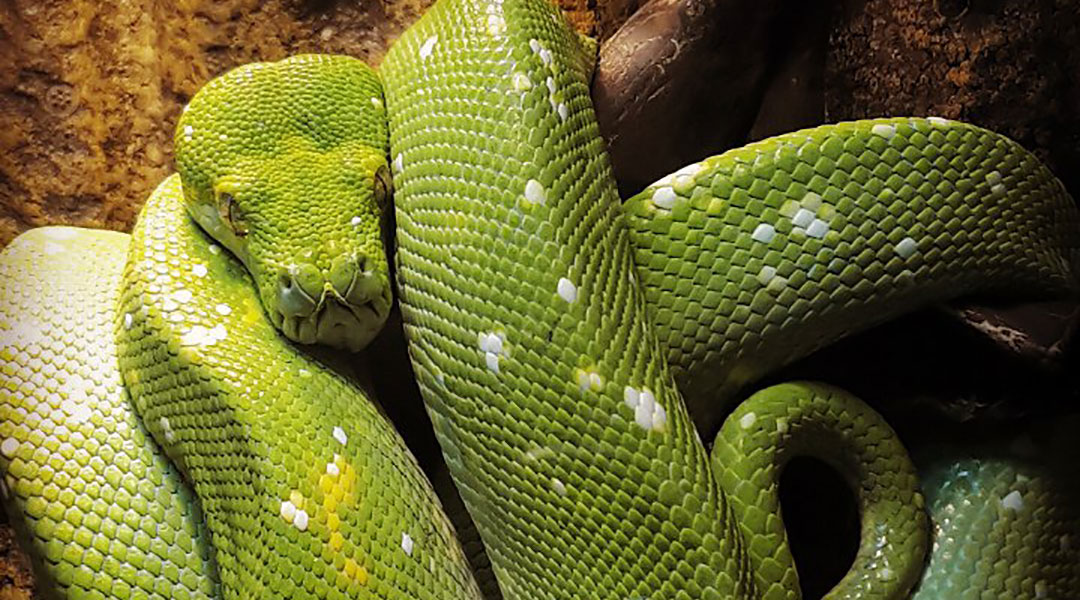
#> input picture Lin_Alg_Task_5/python.jpg, 1080 x 600 px
$ jupyter execute LA_Task_5.ipynb
#> lines starting #> are read from the running program, lines starting #| are printed output that depends on the picture
# Линейная Алгебра

# Сингулярное разложение матриц

[cell 1]
import numpy as np
from numpy.linalg import norm
from numpy.linalg import svd
np.set_printoptions(precision=2, suppress=True)

1. Найти с помощью NumPy SVD для матрицы

$$\begin{pmatrix}
1 & 2 & 0\\
0 & 0 & 5\\
3 & -4 & 2\\
1 & 6 & 5\\
0 & 1 & 0
\end{pmatrix}.$$

2. Для матрицы из предыдущего задания найти:

    а) евклидову норму;

    б) норму Фробениуса.

[cell 2]
A = np.array([
    [1,2,0],
    [0,0,5],
    [3,-4,2],
    [1,6,5],
    [0,1,0]
])

[cell 3]
U, s, W = np.linalg.svd(A)

V = W.T
print(f'U:\n{U}\n')
print(f's:\n{s}\n')
print(f'Матрица V^T:\n{W}\n')
print(f'Матрица V:\n{V}')

[cell 4]
D = np.zeros_like(A, dtype=float)
D[np.diag_indices(min(A.shape))] = s
print(f'Матрица D:\n{D}')

[cell 5]
# Проверка
print(np.dot(np.dot(U, D), V.T))

[cell 6]
print(norm.__doc__)

[cell 7]
print(np.dot(V.T, V))

[cell 8]
print(f'Евклидова (l2 норма) матрицы А:\n{norm(A, ord=2)}')

[cell 9]
A_fro = norm(A) # Также norm(A,'fro')
print(f'Норма Фробениуса матрицы А:\n{A_fro}')

# SVD в компрессии изображений

[cell 10]
import matplotlib.image as mpimg
import matplotlib.pyplot as plt
from skimage.color import rgb2gray
from skimage import img_as_ubyte,img_as_float
from ipywidgets import interact

[cell 11]
image = mpimg.imread('python.jpg')
#> image is the input picture: shape (600, 1080, 3); mean R, G, B 104.8, 103.6, 46.4
img = np.array(image) # делает массив редактируемым

[cell 12]
print(f'img type:{type(img)}')
#| img type:<class 'numpy.ndarray'>
print(f'img size:{img.shape}')
#| img size:(600, 1080, 3)

[cell 13]
plt.imshow(img)
plt.show()

[cell 14]
n_img = rgb2gray(img_as_float(img))
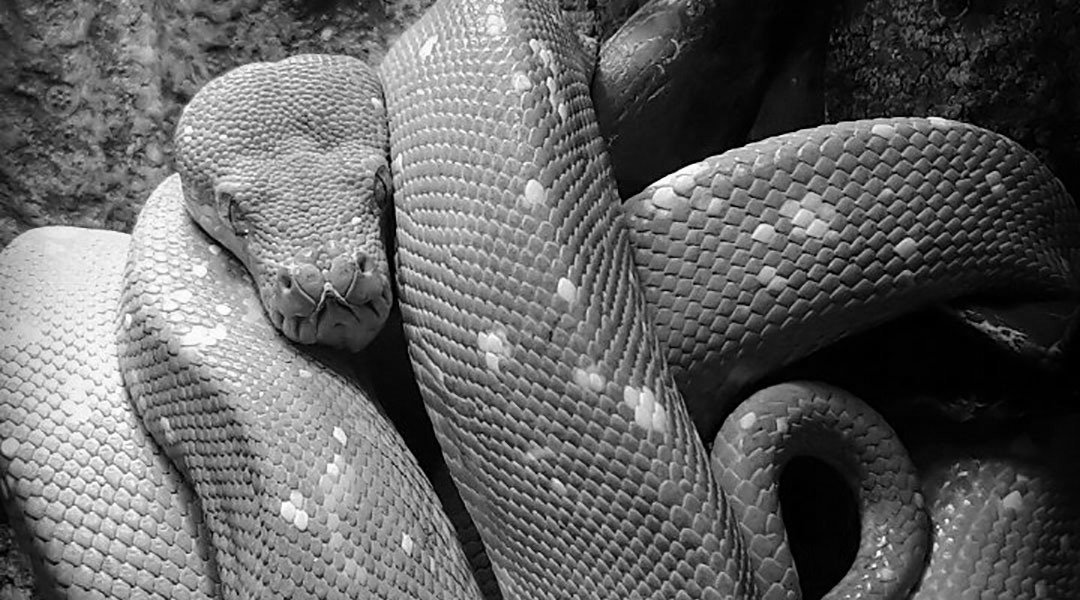
#> n_img: shape (600, 1080) float64; min 0, max 1, mean 0.391
print(f'img type:{type(n_img)}')
#| img type:<class 'numpy.ndarray'>
print(f'img size:{n_img.shape}')
#| img size:(600, 1080)

[cell 15]
plt.imshow(n_img)
plt.show()

[cell 16]
n_img

##### Использование SVD для сжатия изображения:

[cell 17]
def compress_svd(image, k): # Параметр k задает степень сжатия
    """
    Perform svd decomposition and truncated (using k singular values/vectors) reconstruction
    returns
    --------
      reconstructed matrix reconst_matrix, array of singular values s
    """
#> called with k = 1

    U,s,V = svd(image,full_matrices=False)
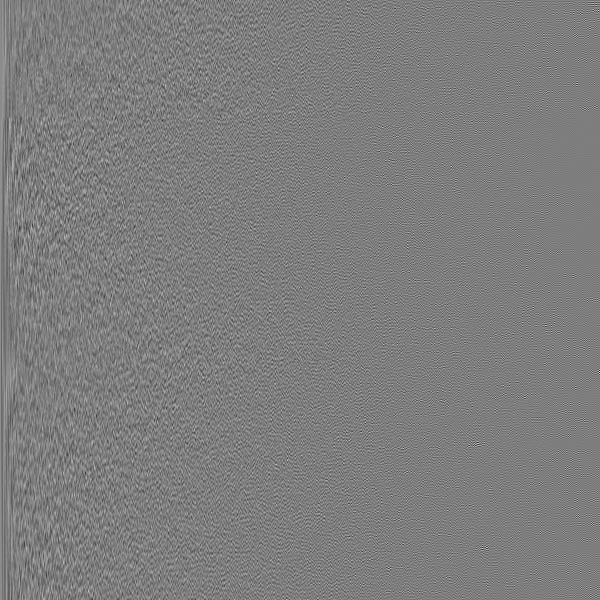
#> U: shape (600, 600) float64; min -0.33, max 0.339, mean 8.18e-05; drawn with min black and max white
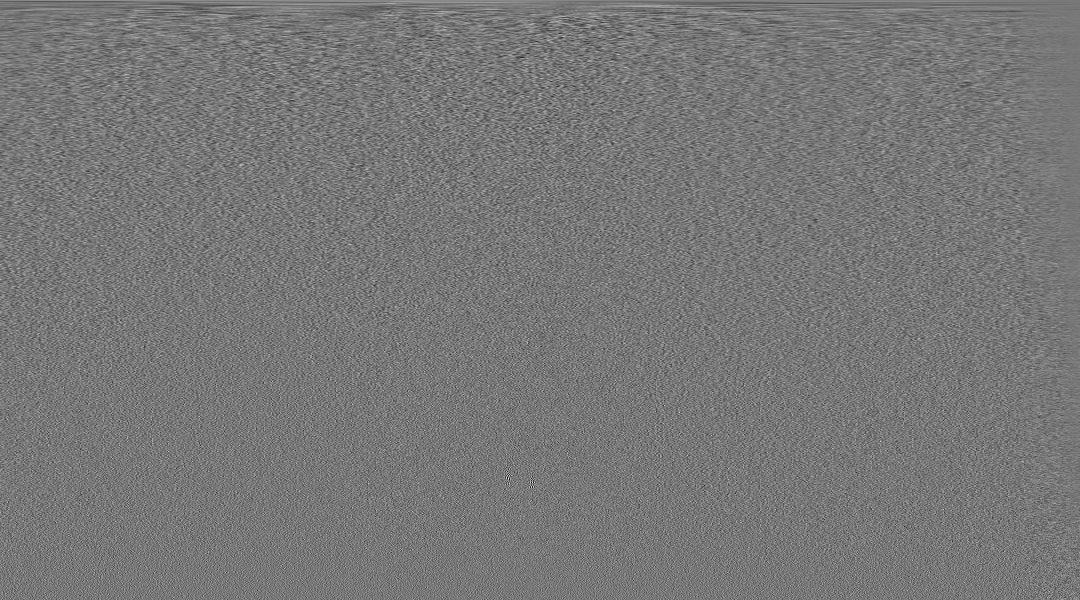
#> V: shape (600, 1080) float64; min -0.229, max 0.258, mean 2.45e-05; drawn with min black and max white
#> s = 600 values, max 345.8 at index 0, min 0.023 at index 599, mean 3.29
    reconst_matrix = np.dot(U[:,:k],np.dot(np.diag(s[:k]),V[:k,:]))
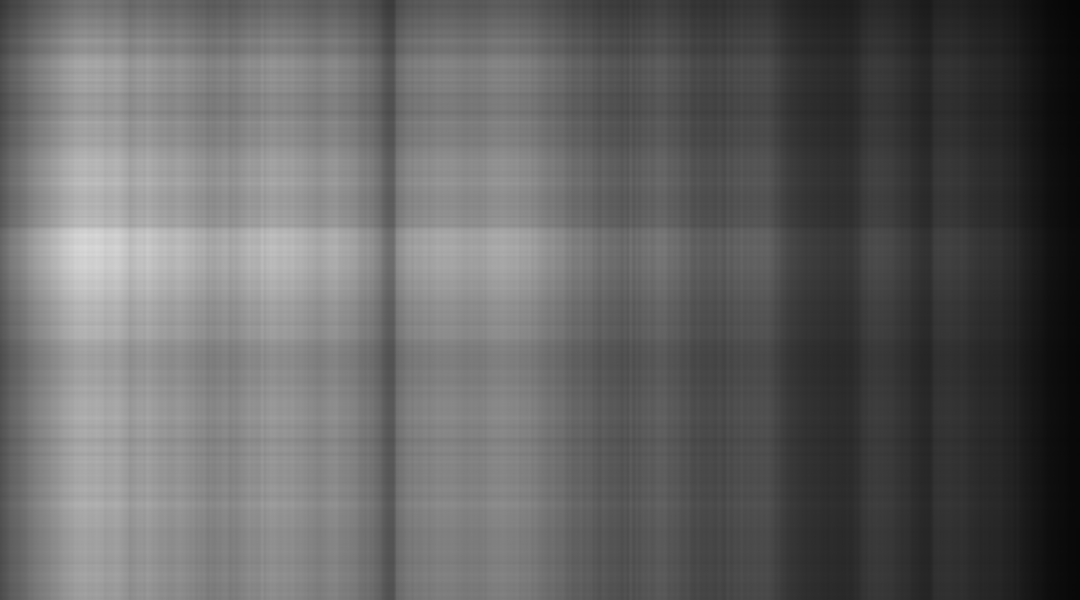
#> reconst_matrix: shape (600, 1080) float64; min 0.0245, max 0.855, mean 0.392

    return reconst_matrix,s

[cell 18]
img2, s = compress_svd(n_img,1)
#> the sliders are set to k = 25
plt.imshow(img2)
plt.show()

[cell 19]
def show_compressed_img(k): #
    """
     compresses gray scale images and display the reconstructed image.
     Also displays a plot of singular values
    """
#> called with k = 25
    image=n_img
    original_shape = image.shape
#> original_shape = (600, 1080)
    reconst_img,s = compress_svd(image,k)
#> call 2 of compress_svd, with k = 25
#> in compress_svd (call 2), `reconst_matrix = np.dot(U[:,:k],np.dot(np.diag(s[:k]),V[:k,:]))`:
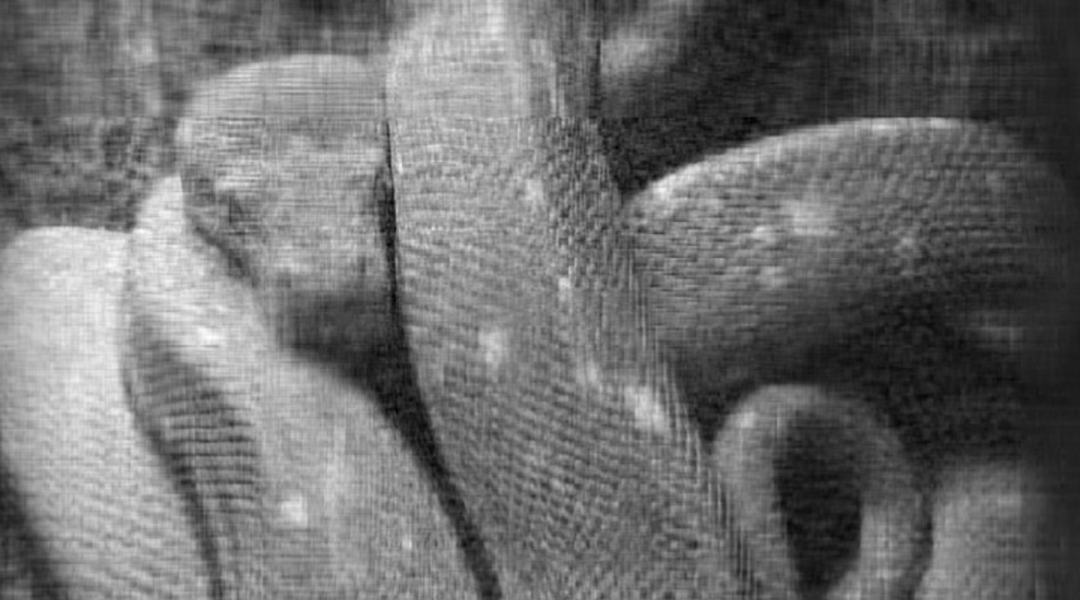
#> reconst_matrix: shape (600, 1080) float64; min -0.137, max 1.09, mean 0.391; drawn with min black and max white
    fig,axes = plt.subplots(1,2,figsize=(12,5))
    axes[0].plot(s)
    compression_ratio =100.0* (k*(original_shape[0] + original_shape[1])+k)/(original_shape[0]*original_shape[1])
#> compression_ratio = 6.49
    axes[1].set_title("compression ratio={:.2f}".format(compression_ratio)+"%")
    axes[1].imshow(reconst_img, cmap='gray')
    axes[1].axis('off')
    fig.tight_layout()

[cell 20]
interact(show_compressed_img,k=(1,50));
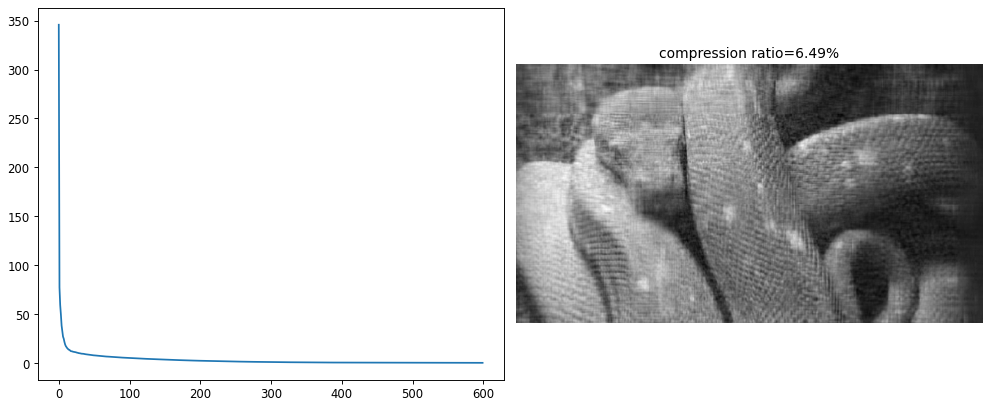
#> figure drawn by matplotlib, 2 panels; panel 1: curve peaks at x = 0, y = 345.8
